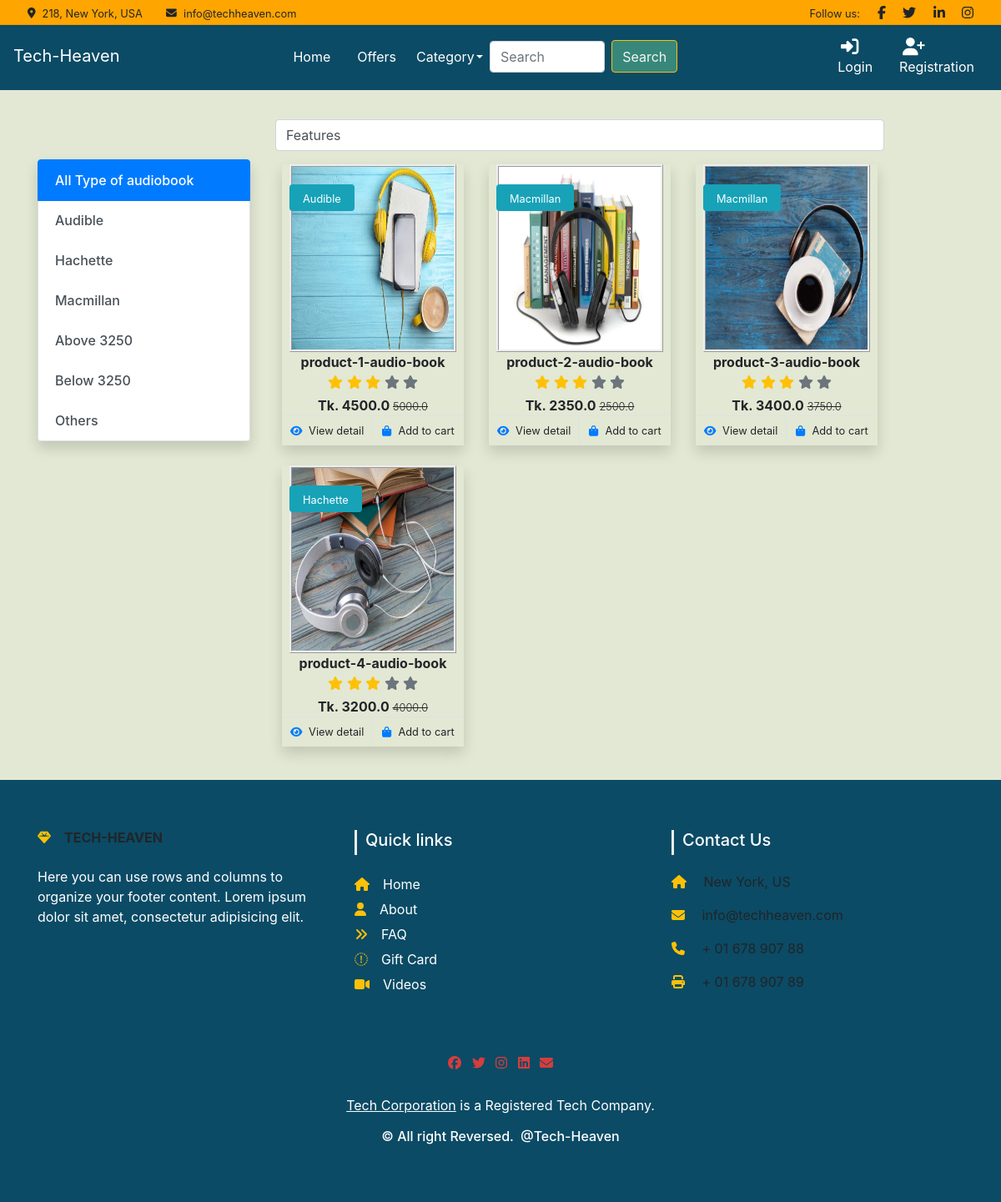
The app's page /audiobook/ with its own data.
### Shop/models.py (models this page shows, shortened)
class Product(models.Model):
    title = models.CharField(max_length=100)
    selling_price = models.FloatField()
    discounted_price = models.FloatField()
    description = models.TextField()
    brand = models.CharField(max_length=100)
    category = models.CharField(choices=CATEGORY_CHOICES, max_length = 3)
    product_image = models.ImageField(upload_to='productPhoto')

### Shop/views.py (the view)
# urls.py: path('audiobook/', views.audiobook, name='audiobook'),
def audiobook(request, data = None):
    if data == None:
        audiobooks = Product.objects.filter(category = 'AB')
    elif data == 'Hachette' or data == 'Macmillan' or data == 'Audible' or data == 'Others':
         audiobooks = Product.objects.filter(category = 'AB').filter(brand = data)
    elif data == 'below':
         audiobooks = Product.objects.filter(category = 'AB').filter(discounted_price__lte = 3250)
    elif data == 'above':
         audiobooks = Product.objects.filter(category = 'AB').filter(discounted_price__gt = 3250)
    return render(request, 'Shop/category-page/audiobook.html', {'audiobooks':  audiobooks})

### Shop/templates/Shop/category-page/audiobook.html (shortened to what this page needs)
{% extends 'Shop/common/base.html' %}
{% load static %}
{% block css%}<link rel="stylesheet" href="{% static 'Shop/css/category.css' %}"> {% endblock css%}
{% block main-content %}
<div class="container my-6">
    <div class="row">
        <div class="col-sm-3">
            <div class="list-group shadow my-5">
                <a href="{% url 'audiobook' %}" class="list-group-item list-group-item-action active" aria-current="true">
                    All Type of audiobook
                </a>
                <a href="{% url 'audiobookitem' 'Audible' %}" class="list-group-item list-group-item-action">Audible</a>
                <a href="{% url 'audiobookitem' 'Hachette' %}" class="list-group-item list-group-item-action">Hachette</a>
                <a href="{% url 'audiobookitem' 'Macmillan' %}" class="list-group-item list-group-item-action">Macmillan</a>
                <a href="{% url 'audiobookitem' 'above' %}" class="list-group-item list-group-item-action">Above 3250</a>
                <a href="{% url 'audiobookitem' 'below' %}" class="list-group-item list-group-item-action">Below 3250</a>
                <a href="{% url 'audiobookitem' 'Others' %}" class="list-group-item list-group-item-action">Others</a>
            </div>
        </div>
        <div class="col-sm-8">
            <div class="d-flex">
                <select class="form-control">
                        <option>Features</option>
                </select>
            </div>
            <div class="row  px-2 py-3">
                {% for prd in  audiobooks %}
                <div class="col-sm-4 text-center mb-4">
                        <div class="item shadow" id="custom-item">
                            <img src="{{prd.product_image.url}}" alt="" class="cate-img">
                            <div class="bg-info rounded text-white position-absolute start-0 top-0 m-4 py-1 px-3"><small>{{prd.brand}}</small></div>
                            <div class="fw-bold">{{prd.title}}</div>
                            <ul class="list-unstyled d-flex justify-content-center mb-1">
                                <li>
                                    <i class="text-warning fa fa-star"></i>
                                    <i class="text-warning fa fa-star"></i>
                                    <i class="text-warning fa fa-star"></i>
                                    <i class="text-muted fa fa-star"></i>
                                    <i class="text-muted fa fa-star"></i>
                                </li>
                            </ul>
                            <div class="fw-bold">Tk. {{prd.discounted_price}} <small
                                    class="fw-light text-decoration-line-through">{{prd.selling_price}}</small>
                            </div>
                            <div class="d-flex border-top">
                                <small class="w-50 text-center border-end py-2">
                                    <a class="text-body" href="{% url 'product-details' prd.id %}"><i class="fa fa-eye text-primary me-2"></i>View detail</a>
                                </small>
                                <small class="w-50 text-center py-2">
                                    <a class="text-body" href="{% url 'product-details' prd.id %}"><i class="fa fa-shopping-bag text-primary me-2"></i>Add to cart</a>
                                </small>
                            </div>
                        </div>
                    </div>
                {% endfor %}
            </div>
        </div>
    </div>
</div>
{% endblock main-content %}

### Shop/static/Shop/css/style.css (style rules this page uses)
.tech { background-color: #d8e0c3b8; }
.list-group-item, .custom-list-cat { position: relative; display: block; padding: 0.75rem 1.25rem; margin-bottom: -1px; background-color: #a9d7da; color: darkgreen; font-weight: 500; }

### Shop/static/Shop/css/category.css (style rules this page uses)
.cate-img { vertical-align: middle; border-style:ridge; width: 200px; height: 225px; }
#custom-item { border: blue; }

### records on screen
Product: product_image (picture), brand "Audible", title "product-1-audio-book", discounted_price "4500.0", selling_price "5000.0"
Product: product_image (picture), brand "Macmillan", title "product-2-audio-book", discounted_price "2350.0", selling_price "2500.0"
Product: product_image (picture), brand "Macmillan", title "product-3-audio-book", discounted_price "3400.0", selling_price "3750.0"
Product: product_image (picture), brand "Hachette", title "product-4-audio-book", discounted_price "3200.0", selling_price "4000.0"
